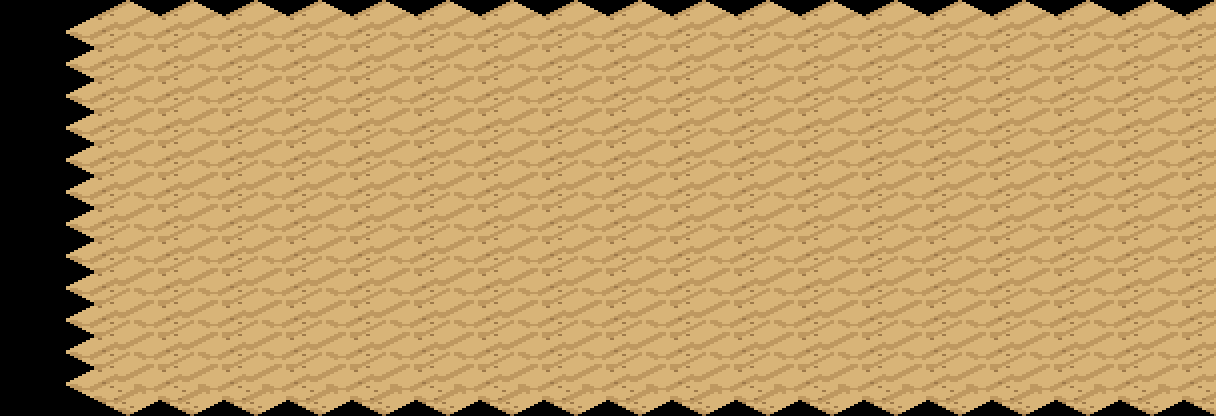

A level layout from a 2D game, rendered from its tile map. Below: a short description, then the map file with its tile-grid data intact:
An orthogonal 19x13 tile map with 64x32 px tiles, 1 tile layer (suelo).

<map version="1.10" orientation="orthogonal" renderorder="right-down" width="19" height="13" tilewidth="64" tileheight="32" infinite="0" nextlayerid="2" nextobjectid="1">
 <tileset firstgid="1" name="terreno_mundo" tilewidth="128" tileheight="64" tilecount="203" columns="8">
  <image source="../textures/../textures/terreno_mundo.png" width="1024" height="1664" />
 </tileset>
 <layer id="1" name="suelo" width="19" height="13">
  <data encoding="csv">
0,0,0,0,0,0,0,0,0,0,0,0,0,0,0,0,0,0,0,
0,168,168,168,168,168,168,168,168,168,168,168,168,168,168,168,168,168,168,
0,168,168,168,168,168,168,168,168,168,168,168,168,168,168,168,168,168,168,
0,168,168,168,168,168,168,168,168,168,168,168,168,168,168,168,168,168,168,
0,168,168,168,168,168,168,168,168,168,168,168,168,168,168,168,168,168,168,
0,168,168,168,168,168,168,168,168,168,168,168,168,168,168,168,168,168,168,
0,168,168,168,168,168,168,168,168,168,168,168,168,168,168,168,168,168,168,
0,168,168,168,168,168,168,168,168,168,168,168,168,168,168,168,168,168,168,
0,168,168,168,168,168,168,168,168,168,168,168,168,168,168,168,168,168,168,
0,168,168,168,168,168,168,168,168,168,168,168,168,168,168,168,168,168,168,
0,168,168,168,168,168,168,168,168,168,168,168,168,168,168,168,168,168,168,
0,168,168,168,168,168,168,168,168,168,168,168,168,168,168,168,168,168,168,
0,168,168,168,168,168,168,168,168,168,168,168,168,168,168,168,168,168,168
</data>
 </layer>
</map>
